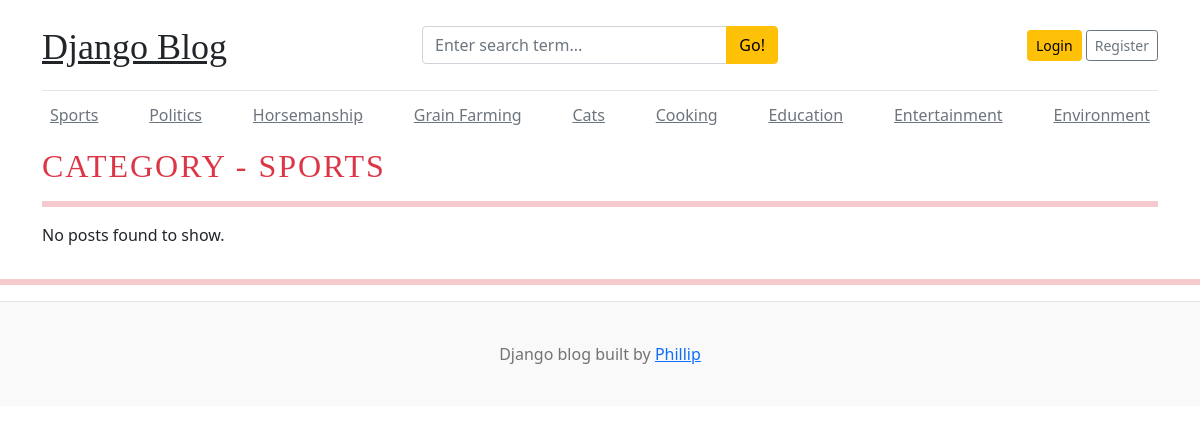
Page /category/1/ on the committed database.
### blogs/models.py (models this page shows)
class Category(models.Model):
    cat_name = models.CharField(max_length=50, unique=True)
    created_at = models.DateTimeField(auto_now_add=True)
    updated_at = models.DateTimeField(auto_now=True)
    def __str__(self):
        return self.cat_name
    class Meta:
        verbose_name_plural = 'categories'

### blogs/views.py (the view)
# urls.py: path('<int:category_id>/', views.posts_by_category, name='posts_by_category')
def posts_by_category(request, category_id):
    posts = Blog.objects.filter(status='Published', category=category_id)
    try:
        category = get_object_or_404(Category, pk=category_id)
    except:
        return redirect('home')
    context = {
        'posts': posts,
        'category_id': category_id,
        'category': category,
    }
    return render(request, 'posts_by_category.html', context)

### blogs/context_processors.py (called while the page is built)
def get_categories(request):
    categories = Category.objects.all()
    return dict(categories=categories)

def get_social(request):
    social = Social.objects.all()
    return dict(social = social)

### templates/posts_by_category.html
{% extends 'base.html' %}
  {% block content %}
      <h2 class="text-uppercase text-danger" style="letter-spacing: 2px;">Category - {{ category }}</h2>
      <hr class="bg-danger border-3 border-bottom border-top border-danger" />
      <div class="row mb-2">
        {% if posts %}
        {% for post in posts %}
          <div class="col-md-6">
            <div class="card border-0">
              <div class="card-body">
                <a href="{% url 'blogs' post.slug %}" class='text-dark'><h3>{{post.title}}</h3></a>
                <small class="mb-1 text-muted">{{post.created_at | timesince }} ago | {{ post.author}}</small>
                <p class="card-text">
                  {{ post.short_description | truncatewords:25}}
                </p>
              </div>
            </div>
          </div>
        {% endfor %}
        {% else %}
        <p>No posts found to show.</p>
        {% endif %}
      </div>
    </div>
    {% endblock %}

### templates/base.html (shortened to what this page needs)
{% load static %}
<!DOCTYPE html>
<html lang="en">
  <head>
    <link
      href="https://getbootstrap.com/docs/5.0/dist/css/bootstrap.min.css"
      rel="stylesheet"
    />
    <link rel="stylesheet" href="https://cdnjs.cloudflare.com/ajax/libs/font-awesome/6.7.2/css/all.min.css">
    <link href='{% static "css/blog.css" %}' rel="stylesheet" />
  </head>
  <body>
    <div class="container">
      <header class="blog-header py-3">
        <div class="row flex-nowrap justify-content-between align-items-center">
          <div class="col-4 pt-1">
            <a class="blog-header-logo text-dark" href="/">Django Blog</a>
          </div>
          <div class="col-4">
            <form action="{% url 'search' %}" method="GET">
              <div class="input-group">
                <input class="form-control" type="text" name="keyword"  placeholder="Enter search term..." aria-label="Enter search term..." aria-describedby="button-search" />
                <button class="btn btn-warning" id="button-search" type="submit">Go!</button>
              </div>
            </form>
          </div>
          <div class="col-4 d-flex justify-content-end align-items-center">
            {% if user.is_authenticated %}
              <span><a href="{% url 'dashboard' %}">Dashboard</a>&emsp;<a class="btn btn-sm btn-warning" href="{% url 'logout' %}">Logout</a> &nbsp;</></span>
            {% else %}
              <a class="btn btn-sm btn-warning" href="{% url 'login' %}">Login</a> &nbsp;
              <a class="btn btn-sm btn-outline-secondary" href="{% url 'register' %}">Register</a>
            {% endif %}
            </div>
        </div>
      </header>
      <div class="nav-scroller py-1 mb-2">
        <nav class="nav d-flex justify-content-between">
          {% for cat in categories %}
          <a class="p-2 text-muted" href="{% url 'posts_by_category' cat.id %}">{{cat.cat_name}}</a>
          {% endfor %}
      </div>
 {% block content %}
 {% endblock %}
<hr class="bg-danger border-3 border-bottom border-top border-danger" />
<footer class="blog-footer">
    <p>Django blog built by <a href="#">Phillip</a></p>
  </footer>
</body>
</html>

### blog_main/static/css/blog.css (style rules this page uses)
.blog-header { border-bottom: 1px solid #e5e5e5; }
.blog-header-logo { font-family: 'Playfair Display', Georgia, 'Times New Roman', serif ; font-size: 2.25rem; }
h1, h2, h3, h4, h5, h6 { font-family: 'Playfair Display', Georgia, 'Times New Roman', serif ; }
.blog-footer { padding: 2.5rem 0; color: #727272; text-align: center; background-color: #f9f9f9; border-top: 0.05rem solid #e5e5e5; }
.blog-footer p:last-child { margin-bottom: 0; }

### rows in the picture
Category: cat_name "Sports", cat_name "SPORTS"
Category: cat_name "Politics"
Category: cat_name "Horsemanship"
Category: cat_name "Grain Farming"
Category: cat_name "Cats"
Category: cat_name "Cooking"
Category: cat_name "Education"
Category: cat_name "Entertainment"
Category: cat_name "Environment"
